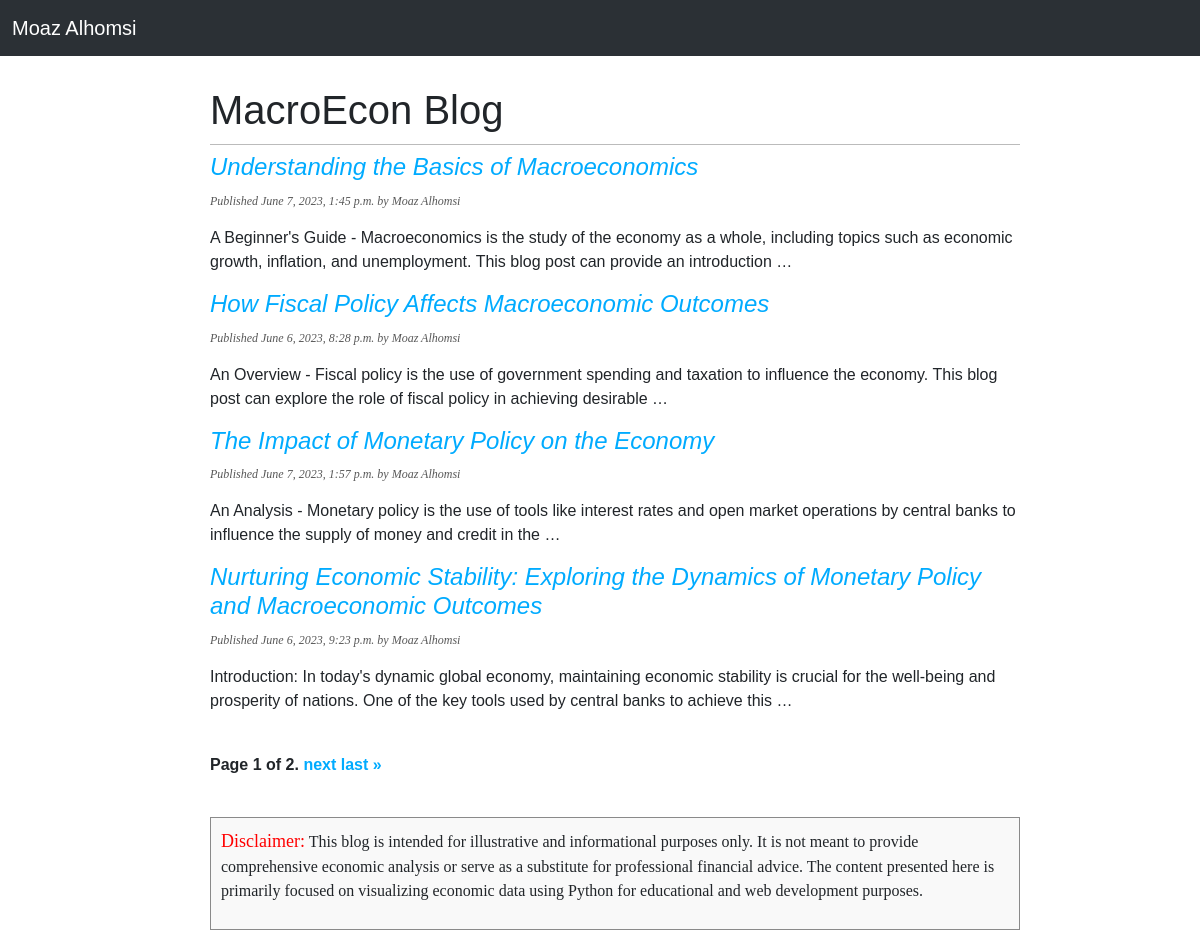
Screenshot of /blog/ with the database file from the repository.
### blog/models.py (models this page shows, shortened)
class Post(models.Model):
    class Status(models.TextChoices):
        DRAFT = 'DF', 'Draft'
        PUBLISHED = 'PB', 'Published'
    title = models.CharField(max_length=250)
    slug = models.SlugField(max_length=250)
    author = models.ForeignKey(User,
                               on_delete=models.CASCADE,
                               related_name='blog_posts')
    body = models.TextField()
    publish = models.DateTimeField(default=timezone.now)
    created = models.DateTimeField(auto_now_add=True)
    updated = models.DateTimeField(auto_now=True)
    status = models.CharField(max_length=2,
                              choices=Status.choices,
                              default = Status.DRAFT)
    objects = models.Manager()
    published = PublishedManager()
    def get_absolute_url(self):
        return reverse('blog:post_detail',
                       args=[self.publish.year, self.publish.month, self.publish.day, self.slug])

### blog/views.py (the view)
# urls.py: path('blog/', views.PostViewList.as_view(), name='post_list'),
class PostViewList(ListView):
    queryset = Post.published.all()
    paginate_by = 4
    context_object_name = 'posts'
    template_name = 'blog/post/list.html'

### blog/templates/blog/post/list.html (shortened to what this page needs)
{% extends 'blog/base.html' %}
{%block content%}
<h1>MacroEcon Blog</h1>
{% for post in posts %}
<h4>
    <a href='{{post.get_absolute_url}}'>
        {{post.title}}
    </a>
</h4>
<p class="date">
    Published {{post.publish}} by Moaz Alhomsi
</p>
{{post.body|truncatewords:30|linebreaks}}
{%endfor%}
{% include 'pagination.html' with page=page_obj %}
<div class="disclaimer">
    <p>
        <span style="color: red; font-size: large;">Disclaimer:</span> This blog is intended for illustrative and
        informational
        purposes only. It is not meant to provide comprehensive economic analysis or serve as a substitute for
        professional financial advice. The content presented here is primarily focused on visualizing economic data
        using Python for educational and web development purposes.
    </p>
</div>
{%endblock%}

### blog/static/css/blog.css (style rules this page uses)
h4 { font-style: italic; font-family: Arial, Helvetica, sans-serif; margin: 0 0 10px; }
body { margin: 0; padding: 0; font-family: helvetica, sans-serif; }
a { color: #00abff; text-decoration: none; }
h1 { font-weight: normal; border-bottom: 1px solid #bbb; padding: 0 0 10px 0; }
p.date { color: #585858; font-family: georgia, serif; font-size: 12px; font-style: italic; }
.disclaimer { font-family: georgia, serif; font-style: bold; border: 1px solid #8a8a8a; padding: 10px; background-color: #f9f9f9; }

### rows the page displays
Post: title "Understanding the Basics of Macroeconomics", publish "June 7, 2023, 1:45 p.m.", body "A Beginner's Guide - Macroeconomics is the study of the economy as a whole, including topics such as economic growth, inflation, and unemployment. This blog post can provide an introduction …"
Post: title "How Fiscal Policy Affects Macroeconomic Outcomes", publish "June 6, 2023, 8:28 p.m.", body "An Overview - Fiscal policy is the use of government spending and taxation to influence the economy. This blog post can explore the role of fiscal policy in achieving desirable …"
Post: title "The Impact of Monetary Policy on the Economy", publish "June 7, 2023, 1:57 p.m.", body "An Analysis - Monetary policy is the use of tools like interest rates and open market operations by central banks to influence the supply of money and credit in the …"
Post: title "Nurturing Economic Stability: Exploring the Dynamics of Monetary Policy and Macroeconomic Outcomes", publish "June 6, 2023, 9:23 p.m.", body "Introduction: In today's dynamic global economy, maintaining economic stability is crucial for the well-being and prosperity of nations. One of the key tools used by central banks to achieve this …"

### other values shown
{{ page_obj.number }} "1"
{{ page_obj.paginator.num_pages }} "2"
